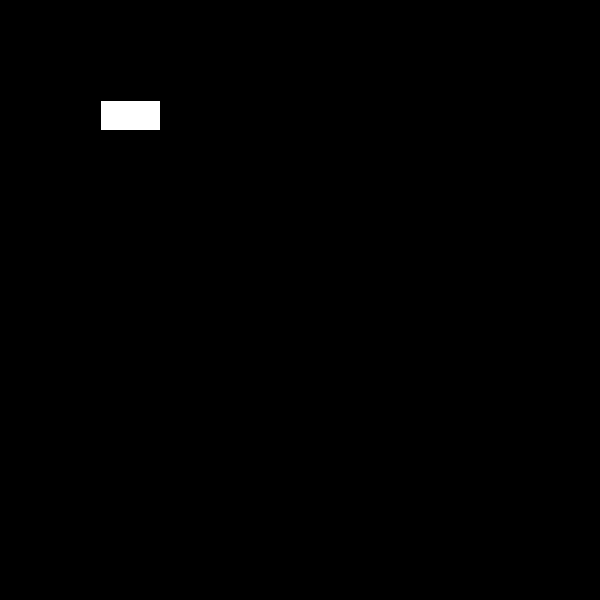
Frame 1 (no input)
Frame 60 (the mouse pressed at the canvas centre just before this capture): identical to frame 1, image omitted
Frame 120 (the mouse held since frame 60 and released just before this capture): identical to frame 1, image omitted

The Processing sketch that drew this single still picture (run headless with seeded random() and noise(); from frame 60 on, the mouse is pressed at the canvas centre):

// Processing sketch: rectMove_pde
// ── rectMove_pde.pde
float x;
float y;
//String currentMessage;
void setup(){
  size(600,600);
  x = 100;
  y = 100;
  //textSize (16);
  //currentMessage = "On";
}

void draw(){
  background(0);
  rect(x,y,60,30);
  //x++;
  //y++;
  //text(currentMessage, 20, 35);
}

void keyPressed(){
  if(key == 'a' || key == 'A'){
    x = x-1;
  }
  if(key == 'd'){
    x =x + 2;
  }
  if(key == 'w'){
    y = y - 2;
  }
  if(key == 's'){
    y = y + 2;
  }
}

//void mouseClicked(){
  
